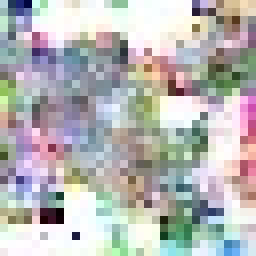
#> input picture encrypted.jpeg, 32 x 32 px (shown 8 times larger)
$ python plot.py
#> lines starting #> are read from the running program, lines starting #| are printed output that depends on the picture
import matplotlib.pyplot as plt
import numpy as np
from mpl_toolkits.axes_grid1.inset_locator import inset_axes
from PIL import Image

# Load the image
image_path = 'encrypted.jpeg'  # Replace with your image path
image = Image.open(image_path)
#> image is the input picture: PIL image 32x32 RGB; mean R, G, B 183.2, 182.9, 182.1

# Convert image to numpy array
image_array = np.array(image)

# Ensure the image is in RGB format
if image_array.shape[2] == 4:  # If image has an alpha channel
    image_array = image_array[:, :, :3]

# Extract pixel values for each color channel
red_values = image_array[:, :, 0].flatten()
#> red_values = 1024 values, max 255 at index 39, min 0 at index 3, mean 183.2
green_values = image_array[:, :, 1].flatten()
#> green_values = 1024 values, max 255 at index 4, min 0 at index 839, mean 182.9
blue_values = image_array[:, :, 2].flatten()
#> blue_values = 1024 values, max 255 at index 12, min 2 at index 839, mean 182.1

# Create the main plot
fig, ax = plt.subplots(figsize=(10, 6))

# Plot histograms for each color channel
ax.hist(red_values, bins=256, density=True, alpha=0.7, color='r', label='Red')
ax.hist(green_values, bins=256, density=True, alpha=0.7, color='g', label='Green')
ax.hist(blue_values, bins=256, density=True, alpha=0.7, color='b', label='Blue')

# Add the title
ax.text(0.5, 1.05, 'generated', transform=ax.transAxes, fontsize=32, ha='center')

# Add the inset image
ax_inset = inset_axes(ax, width="20%", height="20%", loc='upper right')
ax_inset.imshow(image, aspect='auto')
ax_inset.axis('off')  # Hide the axes for the inset image

# Customize axes
ax.set_xlim([0, 256])
ax.set_xlabel('Pixel Value', fontsize=25)
ax.set_ylabel('Frequency', fontsize=25)
# ax.legend(loc='right left', fontsize=25)

ax.tick_params(axis='x', labelsize=15)
ax.tick_params(axis='y', labelsize=15)


# Show the plot
plt.savefig("encrypted.pdf")
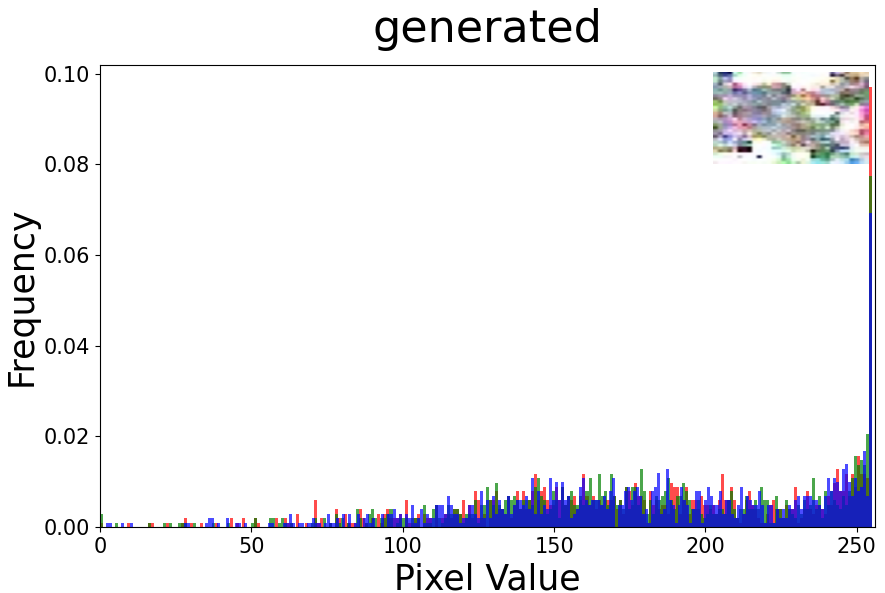
#> figure drawn by matplotlib, 2 panels; panel 1: tallest bar 0.0971 high, from x = 254 to 255; panel 1: tallest bar 0.0775 high, from x = 254 to 255; panel 1: tallest bar 0.0692 high, from x = 254 to 255

$ run again, with PPIDSG.jpg copied over encrypted.jpeg
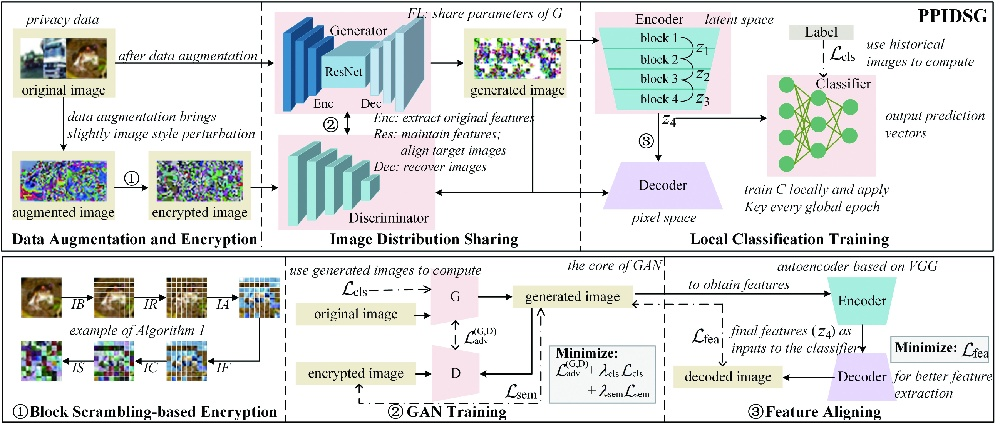
#> input picture PPIDSG.jpg, 1000 x 428 px, shrunk from 5193 x 2225 before the run
#> image is the input picture: PIL image 1000x428 RGB; mean R, G, B 221.2, 224.2, 223.3
#> `plt.savefig("encrypted.pdf")`:
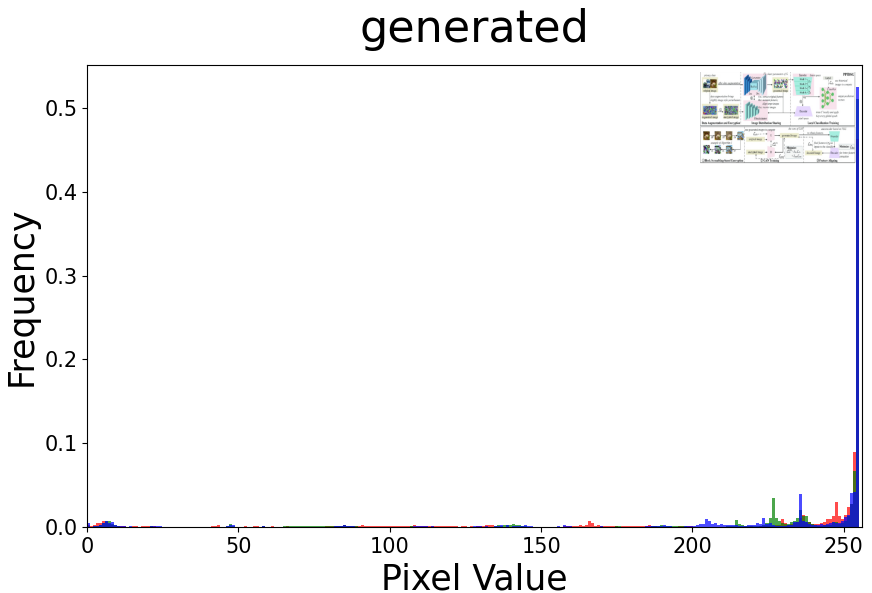
#> figure drawn by matplotlib, 2 panels; panel 1: tallest bar 0.463 high, from x = 254 to 255; panel 1: tallest bar 0.511 high, from x = 254 to 255; panel 1: tallest bar 0.525 high, from x = 254 to 255
